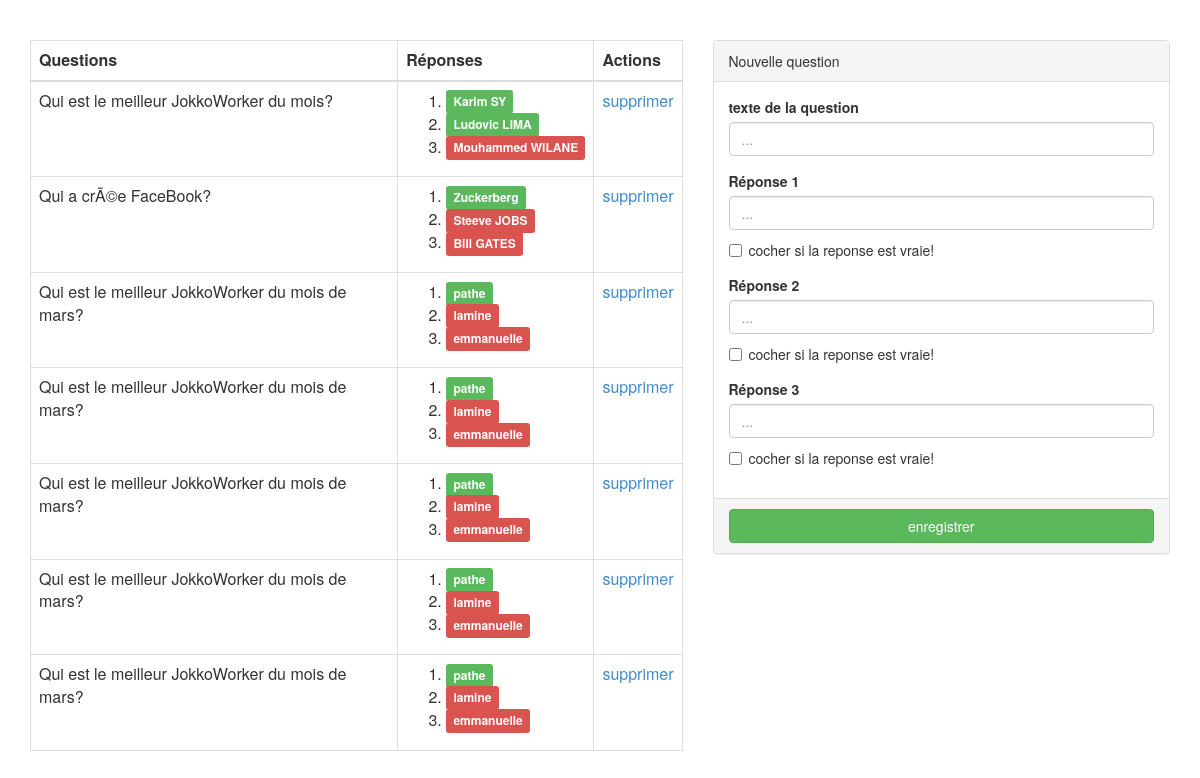
The page / on the database its author committed.
### tables this page shows
CREATE TABLE `questions` (
  `id` int(11) NOT NULL AUTO_INCREMENT,
  `libelle` text NOT NULL,
  PRIMARY KEY (`id`)
);

CREATE TABLE `reponses` (
  `id` int(11) NOT NULL AUTO_INCREMENT,
  `libelle` text NOT NULL,
  `id_question` int(11) NOT NULL,
  `correcte` tinyint(1) NOT NULL DEFAULT '0',
  PRIMARY KEY (`id`),
  KEY `id_question` (`id_question`),
  CONSTRAINT `reponses_ibfk_1` FOREIGN KEY (`id_question`) REFERENCES `questions` (`id`)
);

### index.php (the view, shortened to what this page needs)
<html>
    <head>
        <link rel="stylesheet" href="css/bootstrap.css" />
        <link rel="stylesheet" href="css/styles.css" />
    </head>
    <body>
        <br /><br />
        <div class='container'>
            <div class="row">
                <div class="col-md-7">
                    <table class="table table-hover table-bordered">
                        <thead>
                            <tr>
                                <th>Questions</th>
                                <th>Réponses</th>
                                <th>Actions</th>
                            </tr>
                        </thead>
                        <?php
                            $questions = mysql_query("select * from questions");
                            if ($questions) {
                                while($question = mysql_fetch_assoc($questions))
                                {
                                    $tr = "<tr><td>".$question['libelle']."</td><td><ul>";
                                    $select_reponses = mysql_query("select * from reponses where id_question=".$question['id']);
                                    if ($select_reponses) {
                                        while ($reponse = mysql_fetch_assoc($select_reponses)) {
                                            $label = $reponse['correcte'] == 0 ? 'danger' : 'success';
                                            $tr .= "<li><span class='label label-$label'>". $reponse['libelle'] ."</span></li>";
                                        }
                                    }
                                    $tr .= "</ul></td><td> <a href='supprimer-question.php?id=".$question['id']."'>supprimer</a></td></tr>";
                                    echo $tr;
                                }
                            }
                        ?>
                    </table>
                </div>
                <div class="col-md-5">
                    <form role='form' method="POST" action="index.php">
                        <div class="panel panel-default">
                            <div class="panel-heading">Nouvelle question</div>
                            <div class="panel-body">
                                <div class="form-group">
                                    <label for="libelle_question">texte de la question</label>
                                    <input type="text" name='libelle_question' class="form-control" id="libelle_question" placeholder="...">
                                </div>
                                <div class="form-group">
                                    <label for="reponse_1">Réponse 1</label>
                                    <input type="text" name='reponses[]' class="form-control" id="reponse_1" placeholder="...">
                                    <div class="checkbox">
                                        <label>
                                          <input type="checkbox" value="vrai" name='reponses_vraies[]'>
                                          cocher si la reponse est vraie!
                                        </label>
                                    </div>
                                </div>
                                <div class="form-group">
                                    <label for="reponse_2">Réponse 2</label>
                                    <input type="text" name='reponses[]' class="form-control" id="reponse_2" placeholder="...">
                                    <div class="checkbox">
                                        <label>
                                          <input type="checkbox" value="vrai" name='reponses_vraies[]'>
                                          cocher si la reponse est vraie!
                                        </label>
                                    </div>
                                </div>
                                <div class="form-group">
                                    <label for="reponse_3">Réponse 3</label>
                                    <input type="text" name='reponses[]' class="form-control" id="reponse_3" placeholder="...">
                                    <div class="checkbox">
                                        <label>
                                          <input type="checkbox" value="vrai" name='reponses_vraies[]'>
                                          cocher si la reponse est vraie!
                                        </label>
                                    </div>
                                </div>
                            </div>
                            <div class="panel-footer">
                                <button type="submit" class="btn btn-success btn-block" name='enregistrer'>enregistrer</button>
                            </div>
                        </div>
                    </form>
                </div>
            </div>
        </div>
    </body>
</html>

### css/styles.css (style rules this page uses)
ul { list-style-type: decimal; }

### rows shown on the page
questions: libelle "Qui est le meilleur JokkoWorker du mois?"
reponses: libelle "Karim SY"
reponses: libelle "Ludovic LIMA"
reponses: libelle "Mouhammed WILANE"
questions: libelle "Qui a crÃ©e FaceBook?"
reponses: libelle "Zuckerberg"
reponses: libelle "Steeve JOBS"
reponses: libelle "Bill GATES"
questions: libelle "Qui est le meilleur JokkoWorker du mois de mars?"
reponses: libelle "pathe"
reponses: libelle "lamine"
reponses: libelle "emmanuelle"
questions: libelle "Qui est le meilleur JokkoWorker du mois de mars?"
reponses: libelle "pathe"
reponses: libelle "lamine"
reponses: libelle "emmanuelle"
questions: libelle "Qui est le meilleur JokkoWorker du mois de mars?"
reponses: libelle "pathe"
reponses: libelle "lamine"
reponses: libelle "emmanuelle"
questions: libelle "Qui est le meilleur JokkoWorker du mois de mars?"
reponses: libelle "pathe"
reponses: libelle "lamine"
reponses: libelle "emmanuelle"
questions: libelle "Qui est le meilleur JokkoWorker du mois de mars?"
reponses: libelle "pathe"
reponses: libelle "lamine"
reponses: libelle "emmanuelle"
